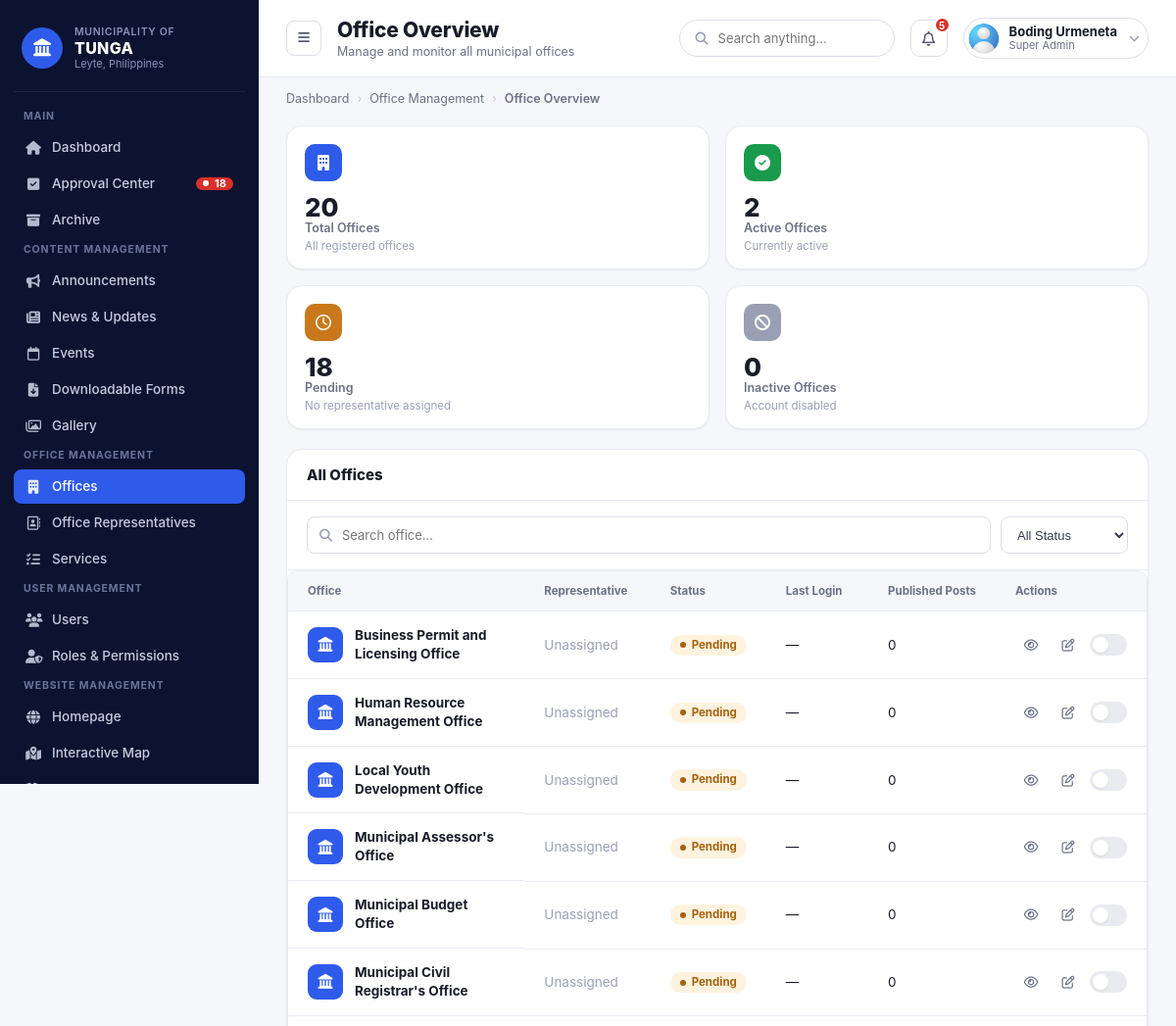
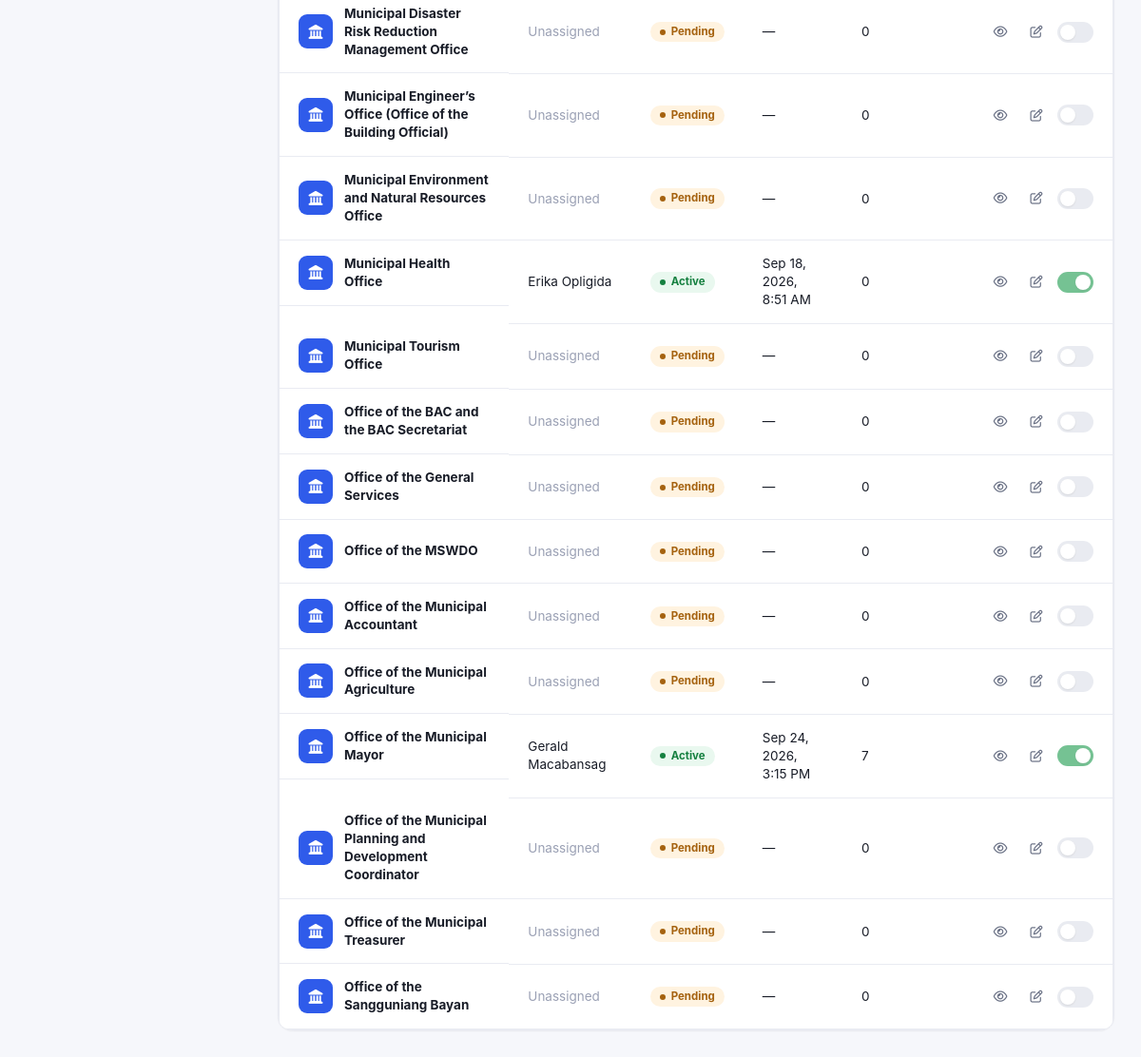
Screenshot of /super-admin/Admin-Offices/ (signed in) with the database file from the repository (2 pictures, top to bottom).
### offices/models.py (models this page shows, shortened)
class Office(models.Model):
    name = models.CharField(max_length=100)
    slug = models.SlugField(unique=True, max_length=150)
    logo = models.ImageField(upload_to="office_logos/", blank=True, null=True)
    about = models.TextField(blank=True)
    description = models.TextField(blank=True)
    head_name = models.CharField(max_length=255, blank=True)
    position_title = models.CharField(max_length=255, blank=True)
    office_hours = models.CharField(max_length=255, blank=True)
    location = models.CharField(max_length=255, blank=True)
    email = models.EmailField(blank=True)
    telephone = models.CharField(max_length=100, blank=True)

### office_dashboard/models.py (models this page shows, shortened)
class OfficeRepresentative(models.Model):
    user = models.OneToOneField(User, on_delete=models.CASCADE, related_name="office_rep")
    office = models.OneToOneField(Office, on_delete=models.CASCADE, related_name="representative")
    position = models.CharField(max_length=100, blank=True)
    mobile_number = models.CharField(max_length=20, blank=True)
    photo = models.ImageField(upload_to="rep_photos/", blank=True, null=True)   # ADD THIS LINE

### admin_dashboard/views.py (the view)
# urls.py: path('Admin-Offices/', views.admin_offices, name='ad_offices'),
@super_admin_required
def admin_offices(request):
    all_offices = list(Office.objects.exclude(slug=LGU_SUPER_ADMIN_SLUG).select_related('representative__user'))
    rows = []
    active_count = 0
    pending_count = 0
    inactive_count = 0
    for office in all_offices:
        rep = getattr(office, 'representative', None)
        if rep is None:
            status = 'pending'
            pending_count += 1
        elif not rep.user.is_active:
            status = 'inactive'
            inactive_count += 1
        else:
            status = 'active'
            active_count += 1
        published_count = 0
        last_update = None
        if rep:
            published_count = (
                Announcement.objects.filter(representative=rep, status='published').count()
                + NewsUpdate.objects.filter(representative=rep, status='published').count()
                + Event.objects.filter(representative=rep, status='published').count()
                + Photo.objects.filter(representative=rep, status='published').count()
            )
            last_update = rep.user.last_login
        rows.append({
            "office": office,
            "rep": rep,
            "status": status,
            "published_count": published_count,
            "last_update": last_update,
        })
    q = request.GET.get('q', '').strip()
    status_filter = request.GET.get('status', '')
    if q:
        rows = [r for r in rows if q.lower() in r["office"].name.lower()]
    if status_filter:
        rows = [r for r in rows if r["status"] == status_filter]
    rows.sort(key=lambda r: r["office"].name)
    return render(request, "admin_dashboard/super-admin-office-overview.html", {
        "rows": rows,
        "total_offices": len(all_offices),
        "active_count": active_count,
        "pending_count": pending_count,
        "inactive_count": inactive_count,
        "current_q": q,
        "current_status": status_filter,
    })

### templates/admin_dashboard/super-admin-office-overview.html (shortened to what this page needs)
{% extends "super-admin-base.html" %}
{% load static %}
{% block body_page %}office overview{% endblock %}
{% block page_title %}Office Overview{% endblock %}
{% block page_subtitle %}Manage and monitor all municipal offices{% endblock %}
{% block breadcrumbs %}<span>Dashboard</span><span class="sep">›</span><span>Office Management</span><span class="sep">›</span><span class="current">Office Overview</span>{% endblock %}
{% block content %}
      <div class="stat-grid">
        <div class="stat-card">
          <div class="top"><span class="stat-icon blue"><i class="fa-solid fa-building"></i></span></div>
          <div class="stat-value">{{ total_offices }}</div>
          <div class="stat-label">Total Offices</div>
          <div class="stat-sub">All registered offices</div>
        </div>
        <div class="stat-card">
          <div class="top"><span class="stat-icon green"><i class="fa-solid fa-circle-check"></i></span></div>
          <div class="stat-value">{{ active_count }}</div>
          <div class="stat-label">Active Offices</div>
          <div class="stat-sub">Currently active</div>
        </div>
        <div class="stat-card">
          <div class="top"><span class="stat-icon amber"><i class="fa-regular fa-clock"></i></span></div>
          <div class="stat-value">{{ pending_count }}</div>
          <div class="stat-label">Pending</div>
          <div class="stat-sub">No representative assigned</div>
        </div>
        <div class="stat-card">
          <div class="top"><span class="stat-icon gray"><i class="fa-solid fa-ban"></i></span></div>
          <div class="stat-value">{{ inactive_count }}</div>
          <div class="stat-label">Inactive Offices</div>
          <div class="stat-sub">Account disabled</div>
        </div>
      </div>
      <section class="panel">
        <div class="panel-header">
          <h2>All Offices</h2>
        </div>
        <form method="get" class="filters-row">
          <label class="field search" style="flex:1;"><i class="fa-solid fa-magnifying-glass"></i><input type="text" name="q" value="{{ current_q }}" placeholder="Search office..." onchange="this.form.submit()"></label>
          <select class="field" name="status" onchange="this.form.submit()">
            <option value="" {% if current_status == "" %}selected{% endif %}>All Status</option>
          </select>
        </form>
        <div class="table-wrap">
          <table class="data-table">
            <thead>
              <tr><th>Office</th><th>Representative</th><th>Status</th><th>Last Login</th><th>Published Posts</th><th>Actions</th></tr>
            </thead>
            <tbody>
              {% for r in rows %}
              <tr>
                <td class="row-icon-name"><span class="row-thumb" style="background:var(--blue-600);color:#fff;"><i class="fa-solid fa-landmark"></i></span><span class="cell-primary">{{ r.office.name }}</span></td>
                <td>{% if r.rep %}{{ r.rep.user.get_full_name|default:r.rep.user.username }}{% else %}<span style="color:var(--gray-400);">Unassigned</span>{% endif %}</td>
                <td>
                  <span class="badge {% if r.status == 'active' %}badge-green{% elif r.status == 'pending' %}badge-amber{% else %}badge-gray{% endif %}">
                    {% if r.status == 'active' %}Active{% elif r.status == 'pending' %}Pending{% else %}Inactive{% endif %}
                  </span>
                </td>
                <td>{{ r.last_update|date:"M d, Y, g:i A"|default:"—" }}</td>
                <td>{{ r.published_count }}</td>
                <td>
                  <div class="action-icons">
                    <span class="ic" onclick="document.getElementById('view-office-modal-{{ r.office.id }}').classList.add('open')" title="View Details"><i class="fa-regular fa-eye"></i></span>
                    <span class="ic" onclick="document.getElementById('edit-office-modal-{{ r.office.id }}').classList.add('open')" title="Edit Office"><i class="fa-regular fa-pen-to-square"></i></span>
                    <label class="toggle-switch" title="Show this office on the public website (not yet functional)">
                      <span class="slider"></span>
                    </label>
                  </div>
                </td>
              </tr>
              {% empty %}
              <tr><td colspan="6" style="text-align:center;color:var(--gray-400);padding:24px;">No offices found.</td></tr>
              {% endfor %}
            </tbody>
          </table>
        </div>
      </section>
{% endblock %}

### templates/super-admin-base.html (shortened to what this page needs)
{% load static %}
<!DOCTYPE html>
<html lang="en">
<head>
<link rel="stylesheet" href="{% static 'css/super_admin_style.css' %}">
<link rel="stylesheet" href="https://cdnjs.cloudflare.com/ajax/libs/font-awesome/6.5.1/css/all.min.css">
</head>
<body data-page="{% block body_page %}dashboard{% endblock %}" data-logout-url="{% url 'logout' %}">
<div class="app-shell">
  <aside class="sidebar" id="sidebar">
    <div class="sidebar-brand">
      <span class="seal"><i class="fa-solid fa-landmark"></i></span>
      <div class="sidebar-brand-text">
        <div class="muni">Municipality of</div>
        <div class="name">TUNGA</div>
        <div class="place">Leyte, Philippines</div>
      </div>
    </div>
    <ul>
      <li class="nav-section-title">Main</li>
      {% url 'admin_dashboard:admin_dash' as dash_url %}
      <li class="nav-item{% if request.path == dash_url %} active{% endif %}"><a href="{{ dash_url }}" style="display:flex;align-items:center;gap:11px;width:100%;color:inherit;"><span class="glyph"><i class="fa-solid fa-house"></i></span> Dashboard</a></li>
      {% url 'admin_dashboard:approval_center' as approval_url %}
      <li class="nav-item{% if request.path == approval_url %} active{% endif %}"><a href="{{ approval_url }}" style="display:flex;align-items:center;gap:11px;width:100%;color:inherit;"><span class="glyph"><i class="fa-solid fa-square-check"></i></span> Approval Center</a> <span class="badge">18</span></li>
      {% url 'admin_dashboard:ad_archive' as archive_url %}
      <li class="nav-item{% if request.path == archive_url %} active{% endif %}"><a href="{{ archive_url }}" style="display:flex;align-items:center;gap:11px;width:100%;color:inherit;"><span class="glyph"><i class="fa-solid fa-box-archive"></i></span> Archive</a></li>
    </ul>
    <ul>
      <li class="nav-section-title">Content Management</li>
      {% url 'admin_dashboard:ad_announcement' as announce_url %}
      <li class="nav-item{% if request.path == announce_url %} active{% endif %}"><a href="{{ announce_url }}" style="display:flex;align-items:center;gap:11px;width:100%;color:inherit;"><span class="glyph"><i class="fa-solid fa-bullhorn"></i></span> Announcements</a></li>
      {% url 'admin_dashboard:ad_news_update' as news_url %}
      <li class="nav-item{% if request.path == news_url %} active{% endif %}"><a href="{{ news_url }}" style="display:flex;align-items:center;gap:11px;width:100%;color:inherit;"><span class="glyph"><i class="fa-solid fa-newspaper"></i></span> News &amp; Updates</a></li>
      {% url 'admin_dashboard:ad_events' as events_url %}
      <li class="nav-item{% if request.path == events_url %} active{% endif %}"><a href="{{ events_url }}" style="display:flex;align-items:center;gap:11px;width:100%;color:inherit;"><span class="glyph"><i class="fa-regular fa-calendar"></i></span> Events</a></li>
      {% url 'admin_dashboard:ad_forms' as forms_url %}
      <li class="nav-item{% if request.path == forms_url %} active{% endif %}"><a href="{{ forms_url }}" style="display:flex;align-items:center;gap:11px;width:100%;color:inherit;"><span class="glyph"><i class="fa-solid fa-file-arrow-down"></i></span> Downloadable Forms</a></li>
      {% url 'admin_dashboard:ad_gallery' as gallery_url %}
      <li class="nav-item{% if request.path == gallery_url %} active{% endif %}"><a href="{{ gallery_url }}" style="display:flex;align-items:center;gap:11px;width:100%;color:inherit;"><span class="glyph"><i class="fa-regular fa-images"></i></span> Gallery</a></li>
    </ul>
    <ul>
      <li class="nav-section-title">Office Management</li>
      {% url 'admin_dashboard:ad_offices' as offices_url %}
      <li class="nav-item{% if request.path == offices_url %} active{% endif %}"><a href="{{ offices_url }}" style="display:flex;align-items:center;gap:11px;width:100%;color:inherit;"><span class="glyph"><i class="fa-solid fa-building"></i></span> Offices</a></li>
      {% url 'admin_dashboard:ad_office_rep' as office_rep_url %}
      <li class="nav-item{% if request.path == office_rep_url %} active{% endif %}"><a href="{{ office_rep_url }}" style="display:flex;align-items:center;gap:11px;width:100%;color:inherit;"><span class="glyph"><i class="fa-regular fa-address-book"></i></span> Office Representatives</a></li>
      {% url 'admin_dashboard:ad_services' as services_url %}
      <li class="nav-item{% if request.path == services_url %} active{% endif %}"><a href="{{ services_url }}" style="display:flex;align-items:center;gap:11px;width:100%;color:inherit;"><span class="glyph"><i class="fa-solid fa-list-check"></i></span> Services</a></li>
    </ul>
    <ul>
      <li class="nav-section-title">User Management</li>
      {% url 'admin_dashboard:ad_users' as users_url %}
      <li class="nav-item{% if request.path == users_url %} active{% endif %}"><a href="{{ users_url }}" style="display:flex;align-items:center;gap:11px;width:100%;color:inherit;"><span class="glyph"><i class="fa-solid fa-users"></i></span> Users</a></li>
      {% url 'admin_dashboard:ad_roles' as roles_url %}
      <li class="nav-item{% if request.path == roles_url %} active{% endif %}"><a href="{{ roles_url }}" style="display:flex;align-items:center;gap:11px;width:100%;color:inherit;"><span class="glyph"><i class="fa-solid fa-user-shield"></i></span> Roles &amp; Permissions</a></li>
    </ul>
    <ul>
      <li class="nav-section-title">Website Management</li>
      {% url 'admin_dashboard:ad_homepage' as homepage_url %}
      <li class="nav-item{% if request.path == homepage_url %} active{% endif %}"><a href="{{ homepage_url }}" style="display:flex;align-items:center;gap:11px;width:100%;color:inherit;"><span class="glyph"><i class="fa-solid fa-globe"></i></span> Homepage</a></li>
      {% url 'admin_dashboard:ad_map' as map_url %}
      <li class="nav-item{% if request.path == map_url %} active{% endif %}"><a href="{{ map_url }}" style="display:flex;align-items:center;gap:11px;width:100%;color:inherit;"><span class="glyph"><i class="fa-solid fa-map-location-dot"></i></span> Interactive Map</a></li>
      {% url 'admin_dashboard:ad_emergency_contact' as emergency_url %}
      <li class="nav-item{% if request.path == emergency_url %} active{% endif %}"><a href="{{ emergency_url }}" style="display:flex;align-items:center;gap:11px;width:100%;color:inherit;"><span class="glyph"><i class="fa-solid fa-phone-volume"></i></span> Emergency Contacts</a></li>
      {% url 'admin_dashboard:ad_web_setting' as websettings_url %}
    </ul>
      {% url 'admin_dashboard:ad_analytics' as analytics_url %}
      {% url 'admin_dashboard:ad_activity_log' as activitylog_url %}
      {% url 'admin_dashboard:ad_system_settings' as systemsettings_url %}
  </aside>
  <div class="main">
    <header class="topbar">
      <div class="topbar-left">
        <button class="menu-btn" onclick="document.getElementById('sidebar').classList.toggle('open')"><i class="fa-solid fa-bars"></i></button>
        <div class="page-heading">
          <h1>{% block page_title %}Dashboard{% endblock %}</h1>
          <p>{% block page_subtitle %}Overview of municipal office activity{% endblock %}</p>
        </div>
      </div>
      <div class="topbar-right">
        <label class="field search" style="display:flex;align-items:center;gap:8px;width:220px;border-radius:999px;padding:9px 16px;color:var(--gray-400);"><i class="fa-solid fa-magnifying-glass"></i><input type="text" placeholder="Search anything..." style="border:0;outline:0;flex:1;font:inherit;background:transparent;color:var(--gray-800);"></label>
        <button class="icon-button"><i class="fa-regular fa-bell"></i><span class="dot">5</span></button>
        <div class="user-chip">
          <img src="{% static 'images/icon/profile_logo.jpeg' %}" alt="">
          <div class="who"><div class="name">{{ request.user.get_full_name|default:request.user.username }}</div><div class="role">Super Admin</div></div>
          <i class="fa-solid fa-chevron-down chev"></i>
        </div>
      </div>
    </header>
    <nav class="breadcrumbs">
      {% block breadcrumbs %}<span class="current">Dashboard</span>{% endblock %}
    </nav>
    <main class="content">
      {% block content %}{% endblock %}
    </main>
  </div>
</div>
</body>
</html>

### rows the page displays
Office: office.name "Business Permit and Licensing Office", shows "Unassigned", shows "Pending", last_update "—", published_count "0"
Office: office.name "Human Resource Management Office", shows "Unassigned", shows "Pending", last_update "—", published_count "0"
Office: office.name "Local Youth Development Office", shows "Unassigned", shows "Pending", last_update "—", published_count "0"
Office: office.name "Municipal Assessor's Office", shows "Unassigned", shows "Pending", last_update "—", published_count "0"
Office: office.name "Municipal Budget Office", shows "Unassigned", shows "Pending", last_update "—", published_count "0"
Office: office.name "Municipal Civil Registrar's Office", shows "Unassigned", shows "Pending", last_update "—", published_count "0"
Office: office.name "Municipal Disaster Risk Reduction Management Office", shows "Unassigned", shows "Pending", last_update "—", published_count "0"
Office: office.name "Municipal Engineer’s Office (Office of the Building Official)", shows "Unassigned", shows "Pending", last_update "—", published_count "0"
Office: office.name "Municipal Environment and Natural Resources Office", shows "Unassigned", shows "Pending", last_update "—", published_count "0"
Office: office.name "Municipal Health Office", rep.user.get_full_name "Erika Opligida", shows "Active", last_update "Sep 18, 2026, 8:51 AM", published_count "0"
Office: office.name "Municipal Tourism Office", shows "Unassigned", shows "Pending", last_update "—", published_count "0"
Office: office.name "Office of the BAC and the BAC Secretariat", shows "Unassigned", shows "Pending", last_update "—", published_count "0"
Office: office.name "Office of the General Services", shows "Unassigned", shows "Pending", last_update "—", published_count "0"
Office: office.name "Office of the MSWDO", shows "Unassigned", shows "Pending", last_update "—", published_count "0"
Office: office.name "Office of the Municipal Accountant", shows "Unassigned", shows "Pending", last_update "—", published_count "0"
Office: office.name "Office of the Municipal Agriculture", shows "Unassigned", shows "Pending", last_update "—", published_count "0"
Office: office.name "Office of the Municipal Mayor", rep.user.get_full_name "Gerald Macabansag", shows "Active", last_update "Sep 24, 2026, 3:15 PM", published_count "7"
Office: office.name "Office of the Municipal Planning and Development Coordinator", shows "Unassigned", shows "Pending", last_update "—", published_count "0"
Office: office.name "Office of the Municipal Treasurer", shows "Unassigned", shows "Pending", last_update "—", published_count "0"
Office: office.name "Office of the Sangguniang Bayan", shows "Unassigned", shows "Pending", last_update "—", published_count "0"

### other values shown
{{ request.user.get_full_name|default:request.user.username }} "Boding Urmeneta"
{{ total_offices }} "20"
{{ active_count }} "2"
{{ pending_count }} "18"
{{ inactive_count }} "0"
